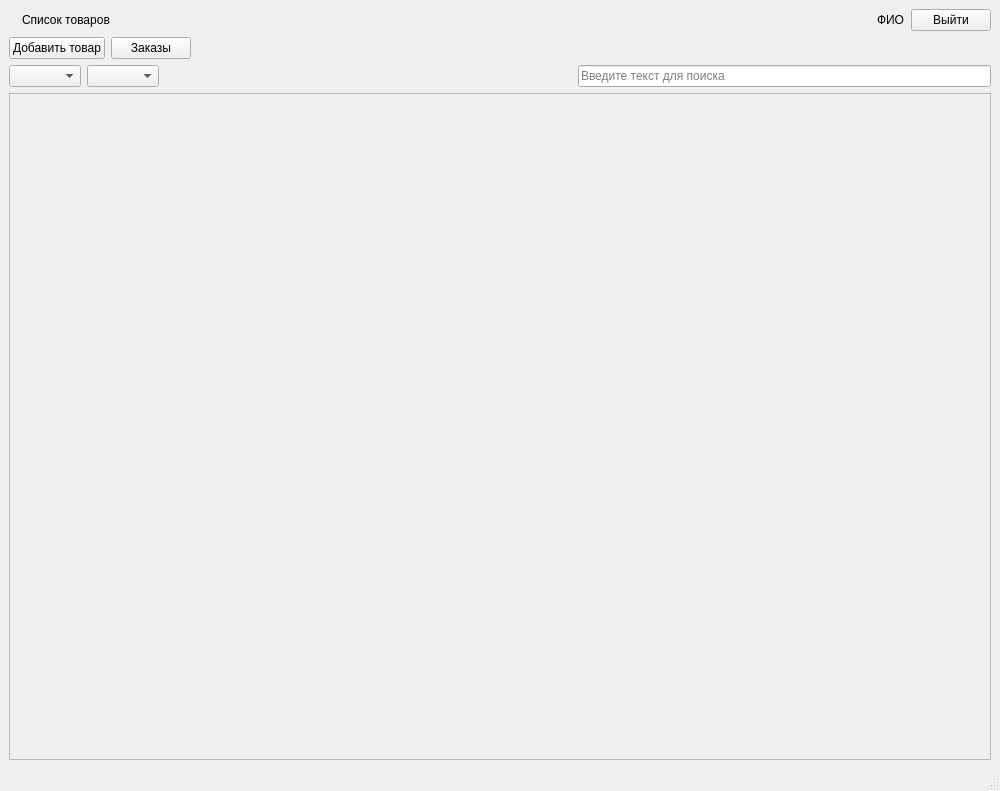
<?xml version="1.0" encoding="UTF-8"?>
<ui version="4.0">
 <class>MainWindow</class>
 <widget class="QMainWindow" name="MainWindow">
  <property name="geometry">
   <rect>
    <x>0</x>
    <y>0</y>
    <width>1000</width>
    <height>791</height>
   </rect>
  </property>
  <property name="minimumSize">
   <size>
    <width>1000</width>
    <height>600</height>
   </size>
  </property>
  <property name="windowTitle">
   <string>Список товаров</string>
  </property>
  <widget class="QWidget" name="centralwidget">
   <layout class="QGridLayout" name="gridLayout_2">
    <item row="0" column="0">
     <layout class="QGridLayout" name="gridLayout">
      <item row="0" column="1">
       <layout class="QVBoxLayout" name="verticalLayout">
        <item>
         <layout class="QHBoxLayout" name="horizontalLayout">
          <item>
           <widget class="QLabel" name="label_4">
            <property name="maximumSize">
             <size>
              <width>50</width>
              <height>50</height>
             </size>
            </property>
            <property name="text">
             <string/>
            </property>
            <property name="pixmap">
             <pixmap>../../../Downloads/Прил_ОЗ_КОД 09.02.07-2-2026 (2)/БУ/Модуль 1/Прил_2_ОЗ_КОД 09.02.07-2-2026-М1/import/Icon.png</pixmap>
            </property>
            <property name="scaledContents">
             <bool>true</bool>
            </property>
           </widget>
          </item>
          <item>
           <widget class="QLabel" name="label">
            <property name="text">
             <string>Список товаров</string>
            </property>
           </widget>
          </item>
          <item>
           <spacer name="horizontalSpacer">
            <property name="orientation">
             <enum>Qt::Horizontal</enum>
            </property>
            <property name="sizeHint" stdset="0">
             <size>
              <width>40</width>
              <height>20</height>
             </size>
            </property>
           </spacer>
          </item>
          <item>
           <widget class="QLabel" name="full_name_edit">
            <property name="text">
             <string>ФИО</string>
            </property>
           </widget>
          </item>
          <item>
           <widget class="QPushButton" name="exit_button">
            <property name="text">
             <string>Выйти</string>
            </property>
           </widget>
          </item>
         </layout>
        </item>
        <item>
         <layout class="QHBoxLayout" name="horizontalLayout_2">
          <item>
           <widget class="QPushButton" name="create_product_button">
            <property name="text">
             <string>Добавить товар</string>
            </property>
           </widget>
          </item>
          <item>
           <widget class="QPushButton" name="orders_button">
            <property name="text">
             <string>Заказы</string>
            </property>
           </widget>
          </item>
          <item>
           <spacer name="horizontalSpacer_2">
            <property name="orientation">
             <enum>Qt::Horizontal</enum>
            </property>
            <property name="sizeHint" stdset="0">
             <size>
              <width>40</width>
              <height>20</height>
             </size>
            </property>
           </spacer>
          </item>
         </layout>
        </item>
        <item>
         <layout class="QHBoxLayout" name="horizontalLayout_3">
          <item>
           <widget class="QComboBox" name="supplier_filter"/>
          </item>
          <item>
           <widget class="QComboBox" name="stock_filter"/>
          </item>
          <item>
           <spacer name="horizontalSpacer_3">
            <property name="orientation">
             <enum>Qt::Horizontal</enum>
            </property>
            <property name="sizeHint" stdset="0">
             <size>
              <width>40</width>
              <height>20</height>
             </size>
            </property>
           </spacer>
          </item>
          <item>
           <widget class="QLineEdit" name="search_line">
            <property name="text">
             <string/>
            </property>
            <property name="placeholderText">
             <string>Введите текст для поиска</string>
            </property>
           </widget>
          </item>
         </layout>
        </item>
       </layout>
      </item>
     </layout>
    </item>
    <item row="1" column="0">
     <widget class="QScrollArea" name="scrollArea">
      <property name="widgetResizable">
       <bool>true</bool>
      </property>
      <widget class="QWidget" name="scrollAreaWidgetContents">
       <property name="geometry">
        <rect>
         <x>0</x>
         <y>0</y>
         <width>976</width>
         <height>583</height>
        </rect>
       </property>
       <layout class="QVBoxLayout" name="verticalLayout_4">
        <item>
         <layout class="QGridLayout" name="gridLayout_9"/>
        </item>
       </layout>
      </widget>
     </widget>
    </item>
   </layout>
  </widget>
  <widget class="QMenuBar" name="menubar">
   <property name="geometry">
    <rect>
     <x>0</x>
     <y>0</y>
     <width>1000</width>
     <height>26</height>
    </rect>
   </property>
  </widget>
  <widget class="QStatusBar" name="statusbar"/>
 </widget>
 <resources/>
 <connections/>
</ui>
